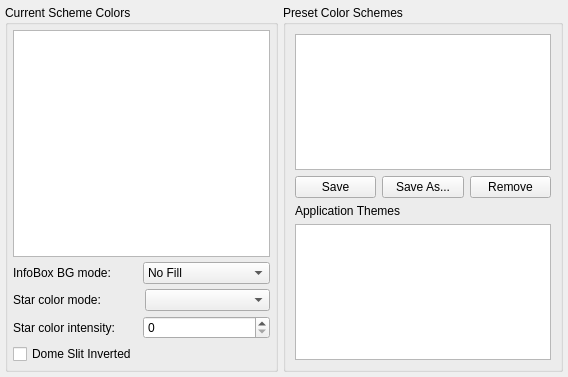
<?xml version="1.0" encoding="UTF-8"?>
<ui version="4.0">
 <class>OpsColors</class>
 <widget class="QWidget" name="OpsColors">
  <property name="geometry">
   <rect>
    <x>0</x>
    <y>0</y>
    <width>568</width>
    <height>377</height>
   </rect>
  </property>
  <layout class="QHBoxLayout">
   <property name="spacing">
    <number>5</number>
   </property>
   <property name="leftMargin">
    <number>5</number>
   </property>
   <property name="topMargin">
    <number>5</number>
   </property>
   <property name="rightMargin">
    <number>5</number>
   </property>
   <property name="bottomMargin">
    <number>5</number>
   </property>
   <item>
    <widget class="QGroupBox" name="groupBox">
     <property name="title">
      <string>Current Scheme Colors</string>
     </property>
     <layout class="QVBoxLayout">
      <property name="spacing">
       <number>5</number>
      </property>
      <property name="leftMargin">
       <number>5</number>
      </property>
      <property name="topMargin">
       <number>5</number>
      </property>
      <property name="rightMargin">
       <number>5</number>
      </property>
      <property name="bottomMargin">
       <number>5</number>
      </property>
      <item>
       <widget class="QListWidget" name="ColorPalette">
        <property name="toolTip">
         <string>Current color settings</string>
        </property>
        <property name="whatsThis">
         <string>The list of all customizable colors in the program.  Next to each item is a square showing the color it is currently set to.  Click on any item to change its color.</string>
        </property>
       </widget>
      </item>
      <item>
       <layout class="QHBoxLayout">
        <property name="spacing">
         <number>3</number>
        </property>
        <property name="leftMargin">
         <number>0</number>
        </property>
        <property name="topMargin">
         <number>0</number>
        </property>
        <property name="rightMargin">
         <number>0</number>
        </property>
        <property name="bottomMargin">
         <number>0</number>
        </property>
        <item>
         <widget class="QLabel" name="textLabel1_2">
          <property name="text">
           <string>InfoBox BG mode:</string>
          </property>
         </widget>
        </item>
        <item>
         <widget class="QComboBox" name="kcfg_BoxBGMode">
          <item>
           <property name="text">
            <string>No Fill</string>
           </property>
          </item>
          <item>
           <property name="text">
            <string>Transparent</string>
           </property>
          </item>
          <item>
           <property name="text">
            <string>Opaque</string>
           </property>
          </item>
         </widget>
        </item>
       </layout>
      </item>
      <item>
       <layout class="QHBoxLayout">
        <property name="spacing">
         <number>6</number>
        </property>
        <property name="leftMargin">
         <number>0</number>
        </property>
        <property name="topMargin">
         <number>0</number>
        </property>
        <property name="rightMargin">
         <number>0</number>
        </property>
        <property name="bottomMargin">
         <number>0</number>
        </property>
        <item>
         <widget class="QLabel" name="textLabel1">
          <property name="text">
           <string>Star color mode:</string>
          </property>
          <property name="buddy">
           <cstring>kcfg_StarColorMode</cstring>
          </property>
         </widget>
        </item>
        <item>
         <widget class="QComboBox" name="kcfg_StarColorMode">
          <property name="toolTip">
           <string>Set the star color mode</string>
          </property>
          <property name="whatsThis">
           <string>There are four ways to draw stars on the map.  By default, stars are circles with a white core and a rim which is tinted to reflect the star's actual color.  You may also choose to draw the stars as solid white, red, or black circles, to match the needs of your overall color scheme.</string>
          </property>
         </widget>
        </item>
       </layout>
      </item>
      <item>
       <layout class="QHBoxLayout">
        <property name="spacing">
         <number>3</number>
        </property>
        <property name="leftMargin">
         <number>0</number>
        </property>
        <property name="topMargin">
         <number>0</number>
        </property>
        <property name="rightMargin">
         <number>0</number>
        </property>
        <property name="bottomMargin">
         <number>0</number>
        </property>
        <item>
         <widget class="QLabel" name="textLabel2">
          <property name="text">
           <string>Star color intensity:</string>
          </property>
         </widget>
        </item>
        <item>
         <widget class="QSpinBox" name="kcfg_StarColorIntensity">
          <property name="toolTip">
           <string>Set the intensity of star colors</string>
          </property>
          <property name="whatsThis">
           <string>When using the realistic-color star mode, this option will set the saturation level of the star's colors.  A higher value means more intense colors.</string>
          </property>
         </widget>
        </item>
       </layout>
      </item>
      <item>
       <layout class="QHBoxLayout" name="horizontalLayout_2">
        <item>
         <widget class="QCheckBox" name="kcfg_DomeSlitInverted">
          <property name="enabled">
           <bool>true</bool>
          </property>
          <property name="text">
           <string>Dome Slit Inverted</string>
          </property>
          <property name="tristate">
           <bool>false</bool>
          </property>
         </widget>
        </item>
       </layout>
      </item>
     </layout>
    </widget>
   </item>
   <item>
    <widget class="QGroupBox" name="groupBox_2">
     <property name="title">
      <string>Preset Color Schemes</string>
     </property>
     <layout class="QVBoxLayout" name="verticalLayout">
      <item>
       <widget class="QListWidget" name="PresetBox">
        <property name="toolTip">
         <string>List of preset color schemes</string>
        </property>
        <property name="whatsThis">
         <string>List of all known color schemes.  Several are provided by default, and you may also define your own.</string>
        </property>
       </widget>
      </item>
      <item>
       <layout class="QHBoxLayout" name="horizontalLayout">
        <item>
         <widget class="QPushButton" name="SavePreset">
          <property name="text">
           <string>Save</string>
          </property>
         </widget>
        </item>
        <item>
         <widget class="QPushButton" name="AddPreset">
          <property name="toolTip">
           <string>Create a new preset color scheme using current settings</string>
          </property>
          <property name="whatsThis">
           <string>After changing the colors to a scheme that you like, press this button to create a new scheme using those colors.  Your scheme will appear here in the list of presets, and will also be available in the &quot;Settings&quot; menu of the main window.</string>
          </property>
          <property name="text">
           <string>Save As...</string>
          </property>
         </widget>
        </item>
        <item>
         <widget class="QPushButton" name="RemovePreset">
          <property name="toolTip">
           <string>Remove a preset color scheme</string>
          </property>
          <property name="whatsThis">
           <string>Press this button to remove the highlighted color scheme.  This will only work on your custom color schemes.</string>
          </property>
          <property name="text">
           <string>Remove</string>
          </property>
         </widget>
        </item>
       </layout>
      </item>
      <item>
       <widget class="QLabel" name="label">
        <property name="text">
         <string>Application Themes</string>
        </property>
       </widget>
      </item>
      <item>
       <widget class="QListWidget" name="themesWidget"/>
      </item>
     </layout>
    </widget>
   </item>
  </layout>
 </widget>
 <tabstops>
  <tabstop>ColorPalette</tabstop>
  <tabstop>kcfg_BoxBGMode</tabstop>
  <tabstop>kcfg_StarColorMode</tabstop>
  <tabstop>kcfg_StarColorIntensity</tabstop>
  <tabstop>PresetBox</tabstop>
  <tabstop>AddPreset</tabstop>
 </tabstops>
 <resources/>
 <connections/>
</ui>
